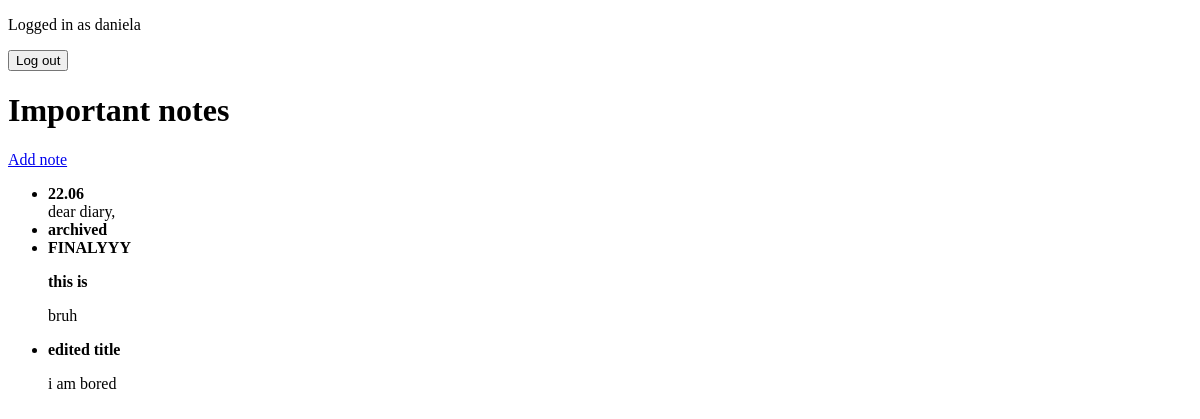
The app's page /important/ (signed in), older data.
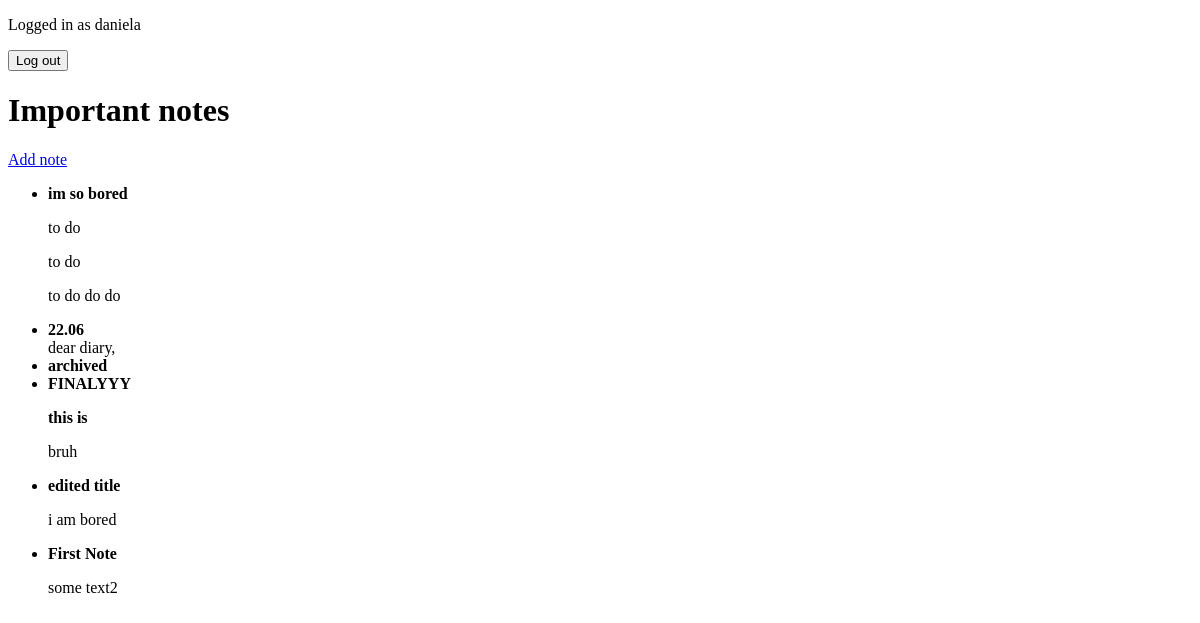
The same page, newer data.
### notes/models.py (models this page shows, shortened)
class Note(models.Model):
    title = models.CharField(max_length=100, blank=True)
    text = HTMLField(blank=True)
    date = models.DateTimeField(auto_now_add=True)
    important = models.BooleanField(default=False)
    archive = models.BooleanField(default=False)
    user = models.ForeignKey(User, on_delete=models.CASCADE)

### notes/views.py (the view)
# urls.py: path('important/', views.important, name='important'),
def important(request):
    important = Note.objects.filter(user=request.user, important=True).order_by('-date')
    return render(request, 'notes/important.html', {'important': important})

### notes/templates/notes/important.html (shortened to what this page needs)
<!DOCTYPE html>
<html>
<head>
</head>
<body>
    <div>
        {% extends 'notes/base.html' %}
        {% block content %}
        <h1>Important notes</h1>
        <a href="{% url 'add' %}">Add note</a>
        <ul>
            {% for note in important %}
            <li>
                {% if note.title %} <b>{{ note.title }}</b> <br>{% endif %}
                {% if note.text %} {{ note.text|safe|truncatechars:100 }}{% endif %}
            </li>
            {% endfor %}
        </ul>
        {% endblock %}

Row changes from the older to the newer data that the page shows:
added Note: title "im so bored", text "to do to do to do do do"
now on this page (row edited): Note: title "First Note", text "some text2"
